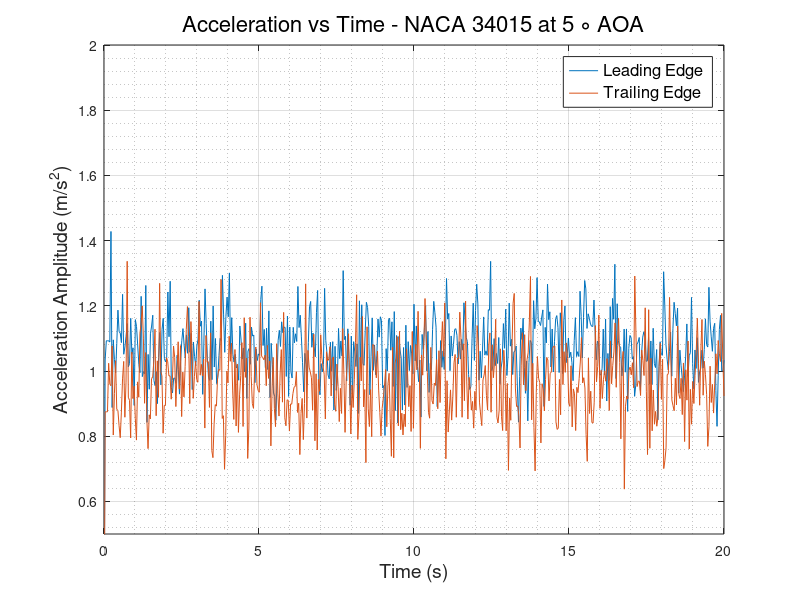
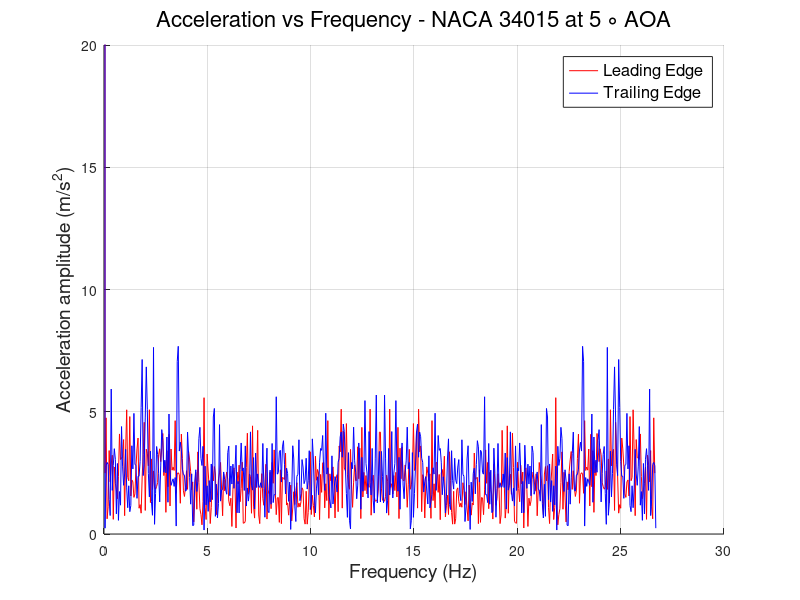

MATLAB code for these plots, in order:
clc
clear
close all
%% READING ACCELEROMETER DATA and defining Variables
                        % LEADING EDGE %
data   = xlsread('LE_600rpm.csv');
LE_time   = data(:,1);
LE_X_acc  = data(:,2);
LE_Y_acc  = data(:,3);
LE_Z_acc  = data(:,4);
LE_R_acc  = sqrt(LE_X_acc.^2 + LE_Y_acc.^2 + LE_Z_acc.^2);
% plot(LE_time,LE_R_acc)
N      = numel(LE_time);
Ts     = abs(diff(LE_time(1:2)));
fs     = 1/Ts;
f_axis = [0:N-1]*fs/N;
A_freq_LE = fft(LE_R_acc);
figure(1) 
plot(LE_time,LE_R_acc)
hold on
figure(2)
hold on
plot(f_axis,abs(A_freq_LE),'-r','LineWidth',0.5)
grid on 
grid minor
                        % TRAILING EDGE %
data   = xlsread('TE_600rpm.csv');
TE_time   = data(:,1);
TE_X_acc  = data(:,2);
TE_Y_acc  = data(:,3);
TE_Z_acc  = data(:,4);
TE_R_acc  = sqrt(TE_X_acc.^2 + TE_Y_acc.^2 + TE_Z_acc.^2);
% plot(TE_time,TE_R_acc)
N      = numel(TE_time);
Ts     = abs(diff(TE_time(1:2)));
fs     = 1/Ts;
f_axis = [0:N-1]*fs/N;
A_freq_TE = fft(TE_R_acc);
figure(1)
plot(TE_time, TE_R_acc)
grid on
grid minor
xlabel('Time (s)','FontSize',14,'FontWeight','normal')
ylabel('Acceleration Amplitude (m/s^2)','FontSize',14,'FontWeight','normal')
legend ('Leading Edge','Trailing Edge','FontSize',12,'FontWeight','normal')
title('Acceleration vs Time - NACA 34015 at 5 \circ AOA','FontSize',16,'FontWeight','normal')
ylim([0.5 2])
figure(2)
plot(f_axis,abs(A_freq_TE),'-b','LineWidth',0.5)
grid on 
grid minor
ylabel('Acceleration amplitude (m/s^2)','FontSize',14,'FontWeight','normal')
xlabel('Frequency (Hz)','FontSize',14,'FontWeight','normal')
ylim([0 20])
legend ('Leading Edge','Trailing Edge','FontSize',12,'FontWeight','normal')
title('Acceleration vs Frequency - NACA 34015 at 5 \circ AOA','FontSize',16,'FontWeight','normal')
